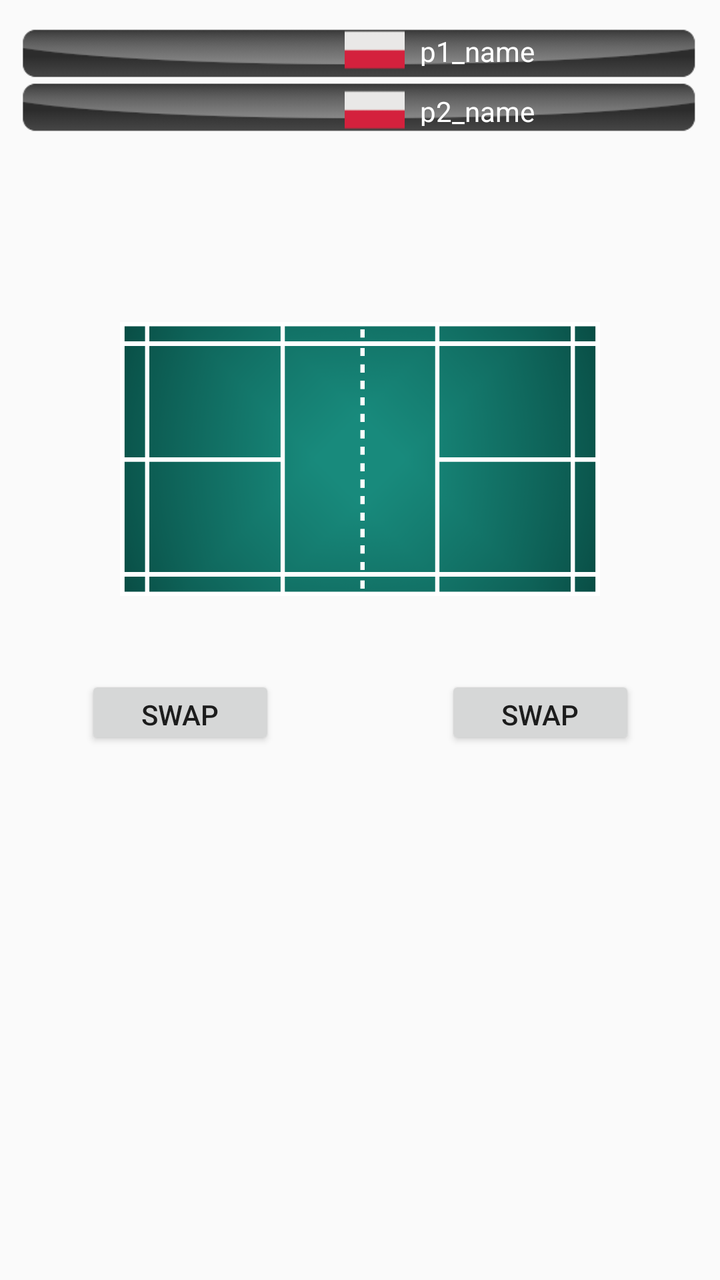
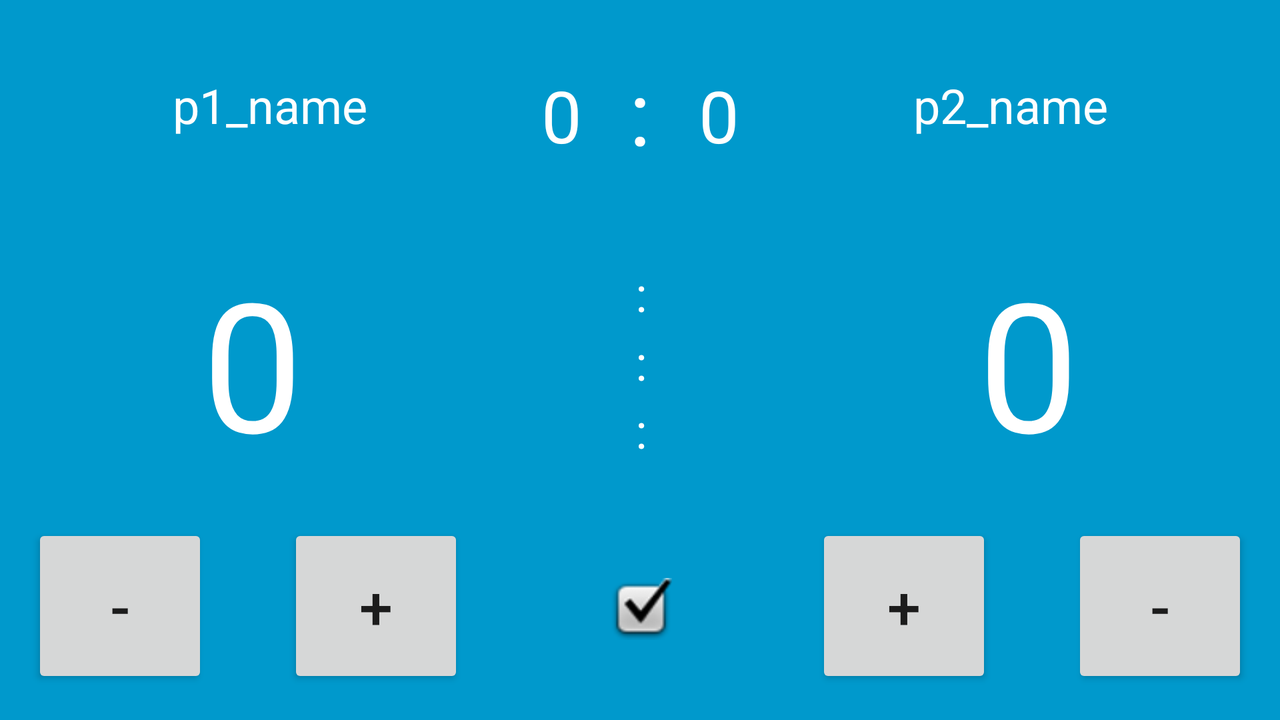

First picture: res/layout/ on a phone held upright. Second picture: the repository's own variant of that layout, on a device whose configuration matches the variant's folder. Source for both follows.
<!-- AndroidManifest.xml: activity theme Theme.AppCompat.DayNight.NoActionBar -->
<!-- res/layout/activity_live_score.xml -->
<?xml version="1.0" encoding="utf-8"?>
<android.support.constraint.ConstraintLayout xmlns:android="http://schemas.android.com/apk/res/android"
    xmlns:app="http://schemas.android.com/apk/res-auto"
    xmlns:tools="http://schemas.android.com/tools"
    android:layout_width="match_parent"
    android:layout_height="match_parent"
    android:background="@color/com_smart_login_code"
    tools:context=".LiveScore.LiveScoreActivity"
    tools:layout_editor_absoluteY="25dp">

    <ImageView
        android:id="@+id/scoreboard"
        android:layout_width="0dp"
        android:layout_height="65dp"
        android:layout_marginStart="8dp"
        android:layout_marginTop="8dp"
        android:layout_marginEnd="8dp"
        android:layout_marginBottom="8dp"
        app:layout_constraintBottom_toTopOf="@+id/court"
        app:layout_constraintEnd_toEndOf="parent"
        app:layout_constraintStart_toStartOf="parent"
        app:layout_constraintTop_toTopOf="parent"
        app:srcCompat="@drawable/scoreboard_shadows" />

    <ImageView
        android:id="@+id/court"
        android:layout_width="0dp"
        android:layout_height="299dp"
        android:layout_marginStart="60dp"
        android:layout_marginTop="80dp"
        android:layout_marginEnd="60dp"
        android:layout_marginBottom="8dp"
        app:layout_constraintBottom_toBottomOf="parent"
        app:layout_constraintEnd_toEndOf="parent"
        app:layout_constraintHorizontal_bias="0.0"
        app:layout_constraintStart_toStartOf="parent"
        app:layout_constraintTop_toTopOf="parent"
        app:layout_constraintVertical_bias="0.0"
        app:srcCompat="@drawable/court_shadow_middle" />

    <Button
        android:id="@+id/p1_inc_point_btn"
        android:layout_width="0dp"
        android:layout_height="0dp"
        android:layout_marginStart="8dp"
        android:layout_marginTop="75dp"
        android:layout_marginEnd="8dp"
        android:text="+"
        app:layout_constraintBottom_toTopOf="@+id/p1_dec_point_btn"
        app:layout_constraintEnd_toStartOf="@+id/p1_court_top"
        app:layout_constraintStart_toStartOf="parent"
        app:layout_constraintTop_toTopOf="parent"
        app:layout_constraintVertical_bias="0.0" />

    <Button
        android:id="@+id/p2_inc_point_btn"
        android:layout_width="0dp"
        android:layout_height="0dp"
        android:layout_marginStart="8dp"
        android:layout_marginTop="75dp"
        android:layout_marginEnd="8dp"
        android:text="+"
        app:layout_constraintBottom_toTopOf="@+id/p2_dec_point_btn"
        app:layout_constraintEnd_toEndOf="parent"
        app:layout_constraintHorizontal_bias="0.5"
        app:layout_constraintStart_toEndOf="@+id/p2_court_top"
        app:layout_constraintTop_toTopOf="parent"
        app:layout_constraintVertical_chainStyle="spread_inside" />

    <TextView
        android:id="@+id/p1_name"
        android:layout_width="218dp"
        android:layout_height="17dp"
        android:layout_marginStart="210dp"
        android:text="p1_name"
        android:textAlignment="viewStart"
        android:textColor="@color/colorPrimary"
        app:layout_constraintBaseline_toBaselineOf="@+id/p1_set1_points"
        app:layout_constraintStart_toStartOf="parent" />

    <TextView
        android:id="@+id/p2_name"
        android:layout_width="218dp"
        android:layout_height="17dp"
        android:layout_marginStart="210dp"
        android:text="p2_name"
        android:textAlignment="viewStart"
        android:textColor="@color/colorPrimary"
        app:layout_constraintBaseline_toBaselineOf="@+id/p2_set1_points"
        app:layout_constraintStart_toStartOf="parent" />

    <TextView
        android:id="@+id/p1_court_top"
        android:layout_width="180dp"
        android:layout_height="152dp"
        android:layout_marginStart="60dp"
        android:layout_marginTop="70dp"
        android:layout_marginEnd="60dp"
        android:layout_marginBottom="140dp"
        android:background="@color/colorAccent"
        android:gravity="center"
        android:text="p1_court_top"
        android:textAlignment="center"
        android:textColor="@color/colorPrimary"
        android:visibility="invisible"
        app:layout_constraintBottom_toBottomOf="parent"
        app:layout_constraintEnd_toStartOf="@+id/middle_guideline"
        app:layout_constraintHorizontal_bias="0.476"
        app:layout_constraintStart_toStartOf="parent"
        app:layout_constraintTop_toTopOf="parent"
        app:layout_constraintVertical_bias="0.4"
        tools:background="@color/colorAccent" />

    <TextView
        android:id="@+id/p2_court_top"
        android:layout_width="180dp"
        android:layout_height="152dp"
        android:layout_marginStart="75dp"
        android:layout_marginTop="80dp"
        android:layout_marginEnd="60dp"
        android:layout_marginBottom="140dp"
        android:background="@color/colorAccent"
        android:gravity="center"
        android:text="p2_court_top"
        android:textAlignment="center"
        android:textColor="@color/colorPrimary"
        android:visibility="invisible"
        app:layout_constraintBottom_toBottomOf="parent"
        app:layout_constraintEnd_toEndOf="parent"
        app:layout_constraintHorizontal_bias="0.269"
        app:layout_constraintStart_toStartOf="@+id/middle_guideline"
        app:layout_constraintTop_toTopOf="parent"
        app:layout_constraintVertical_bias="0.0" />

    <TextView
        android:id="@+id/p1_court_bot"
        android:layout_width="180dp"
        android:layout_height="152dp"
        android:layout_marginStart="8dp"
        android:layout_marginTop="250dp"
        android:layout_marginEnd="8dp"
        android:layout_marginBottom="8dp"
        android:background="@color/colorAccent"
        android:gravity="center"
        android:text="p1_court_down"
        android:textAlignment="center"
        android:textColor="@color/colorPrimary"
        android:visibility="invisible"
        app:layout_constraintBottom_toBottomOf="parent"
        app:layout_constraintEnd_toStartOf="@+id/middle_guideline"
        app:layout_constraintHorizontal_bias="0.493"
        app:layout_constraintStart_toStartOf="parent"
        app:layout_constraintTop_toTopOf="parent"
        app:layout_constraintVertical_bias="0.956" />

    <TextView
        android:id="@+id/p2_court_bot"
        android:layout_width="181dp"
        android:layout_height="152dp"
        android:layout_marginStart="8dp"
        android:layout_marginTop="250dp"
        android:layout_marginEnd="8dp"
        android:layout_marginBottom="8dp"
        android:background="@color/colorAccent"
        android:gravity="center"
        android:text="p2_court_down"
        android:textAlignment="center"
        android:textColor="@color/colorPrimary"
        android:visibility="invisible"
        app:layout_constraintBottom_toBottomOf="parent"
        app:layout_constraintEnd_toEndOf="parent"
        app:layout_constraintHorizontal_bias="0.51"
        app:layout_constraintStart_toStartOf="@+id/middle_guideline"
        app:layout_constraintTop_toTopOf="parent"
        app:layout_constraintVertical_bias="0.95" />

    <TextView
        android:id="@+id/p1_set1_points"
        android:layout_width="23dp"
        android:layout_height="26dp"
        android:layout_marginTop="11dp"
        android:gravity="center_vertical|center_horizontal|center"
        android:textAlignment="center"
        android:textColor="@color/colorPrimary"
        android:textSize="18sp"
        app:layout_constraintEnd_toStartOf="@+id/p1_set2_points"
        app:layout_constraintHorizontal_bias="0.5"
        app:layout_constraintHorizontal_chainStyle="packed"
        app:layout_constraintStart_toEndOf="@+id/p1_name"
        app:layout_constraintTop_toTopOf="parent" />

    <TextView
        android:id="@+id/p1_set2_points"
        android:layout_width="23dp"
        android:layout_height="26dp"
        android:layout_marginStart="5dp"
        android:layout_marginTop="11dp"
        android:gravity="center_vertical|center_horizontal|center"
        android:textAlignment="center"
        android:textColor="@color/colorPrimary"
        android:textSize="18sp"
        app:layout_constraintEnd_toStartOf="@+id/p1_set3_points"
        app:layout_constraintHorizontal_bias="0.5"
        app:layout_constraintStart_toEndOf="@+id/p1_set1_points"
        app:layout_constraintTop_toTopOf="parent" />

    <TextView
        android:id="@+id/p1_set3_points"
        android:layout_width="23dp"
        android:layout_height="26dp"
        android:layout_marginStart="5dp"
        android:layout_marginTop="11dp"
        android:layout_marginEnd="320dp"
        android:gravity="center_vertical|center_horizontal|center"
        android:textAlignment="center"
        android:textColor="@color/colorPrimary"
        android:textSize="18sp"
        app:layout_constraintEnd_toEndOf="parent"
        app:layout_constraintEnd_toStartOf="@+id/scoreboard"
        app:layout_constraintHorizontal_bias="0.5"
        app:layout_constraintStart_toEndOf="@+id/p1_set2_points"
        app:layout_constraintTop_toTopOf="parent" />

    <TextView
        android:id="@+id/p2_set3_points"
        android:layout_width="23dp"
        android:layout_height="26dp"
        android:layout_marginStart="5dp"
        android:layout_marginTop="4dp"
        android:layout_marginEnd="320dp"
        android:gravity="center_vertical|center_horizontal|center"
        android:textAlignment="center"
        android:textColor="@color/colorPrimary"
        android:textSize="18sp"
        app:layout_constraintEnd_toEndOf="parent"
        app:layout_constraintEnd_toStartOf="@+id/scoreboard"
        app:layout_constraintHorizontal_bias="0.5"
        app:layout_constraintStart_toEndOf="@+id/p2_set2_points"
        app:layout_constraintTop_toBottomOf="@+id/p1_set3_points" />

    <TextView
        android:id="@+id/p2_set1_points"
        android:layout_width="23dp"
        android:layout_height="26dp"
        android:layout_marginTop="4dp"
        android:gravity="center_vertical|center_horizontal|center"
        android:textAlignment="center"
        android:textColor="@color/colorPrimary"
        android:textSize="18sp"
        app:layout_constraintEnd_toStartOf="@+id/p2_set2_points"
        app:layout_constraintHorizontal_bias="0.5"
        app:layout_constraintHorizontal_chainStyle="packed"
        app:layout_constraintStart_toEndOf="@+id/p2_name"
        app:layout_constraintTop_toBottomOf="@+id/p1_set1_points" />

    <TextView
        android:id="@+id/p2_set2_points"
        android:layout_width="23dp"
        android:layout_height="26dp"
        android:layout_marginStart="5dp"
        android:layout_marginTop="4dp"
        android:gravity="center_vertical|center_horizontal|center"
        android:textAlignment="center"
        android:textColor="@color/colorPrimary"
        android:textSize="18sp"
        app:layout_constraintEnd_toStartOf="@+id/p2_set3_points"
        app:layout_constraintHorizontal_bias="0.5"
        app:layout_constraintStart_toEndOf="@+id/p2_set1_points"
        app:layout_constraintTop_toBottomOf="@+id/p1_set2_points" />

    <ImageView
        android:id="@+id/p1_flag"
        android:layout_width="31dp"
        android:layout_height="30dp"
        android:layout_marginStart="164dp"
        android:layout_marginTop="10dp"
        app:layout_constraintEnd_toStartOf="@+id/p1_name"
        app:layout_constraintStart_toStartOf="parent"
        app:layout_constraintTop_toTopOf="parent"
        app:srcCompat="@drawable/flag" />

    <ImageView
        android:id="@+id/p2_flag"
        android:layout_width="31dp"
        android:layout_height="30dp"
        android:layout_marginStart="164dp"
        app:layout_constraintEnd_toStartOf="@+id/p2_name"
        app:layout_constraintStart_toStartOf="parent"
        app:layout_constraintTop_toBottomOf="@+id/p1_flag"
        app:srcCompat="@drawable/flag" />

    <Button
        android:id="@+id/p1_dec_point_btn"
        android:layout_width="0dp"
        android:layout_height="0dp"
        android:layout_marginStart="8dp"
        android:layout_marginEnd="8dp"
        android:layout_marginBottom="3dp"
        android:text="-"
        app:layout_constraintBottom_toBottomOf="parent"
        app:layout_constraintEnd_toStartOf="@+id/p1_court_bot"
        app:layout_constraintHorizontal_bias="0.5"
        app:layout_constraintStart_toStartOf="parent"
        app:layout_constraintTop_toBottomOf="@+id/p1_inc_point_btn" />

    <Button
        android:id="@+id/p2_dec_point_btn"
        android:layout_width="0dp"
        android:layout_height="0dp"
        android:layout_marginStart="8dp"
        android:layout_marginEnd="8dp"
        android:layout_marginBottom="3dp"
        android:text="-"
        app:layout_constraintBottom_toBottomOf="parent"
        app:layout_constraintEnd_toEndOf="parent"
        app:layout_constraintStart_toEndOf="@+id/p2_court_bot"
        app:layout_constraintTop_toBottomOf="@+id/p2_inc_point_btn" />

    <android.support.constraint.Guideline
        android:id="@+id/middle_guideline"
        android:layout_width="wrap_content"
        android:layout_height="wrap_content"
        android:orientation="vertical"
        app:layout_constraintGuide_percent="0.5" />

    <TextView
        android:id="@+id/p1_points"
        android:layout_width="46dp"
        android:layout_height="51dp"
        android:layout_marginStart="270dp"
        android:layout_marginTop="80dp"
        android:layout_marginEnd="8dp"
        android:layout_marginBottom="8dp"
        android:text="0"
        android:textAlignment="center"
        android:textColor="@color/colorPrimary"
        android:textSize="36sp"
        android:textStyle="bold"
        app:layout_constraintBottom_toBottomOf="parent"
        app:layout_constraintEnd_toStartOf="@+id/middle_guideline"
        app:layout_constraintStart_toStartOf="parent"
        app:layout_constraintTop_toTopOf="parent" />

    <TextView
        android:id="@+id/p2_points"
        android:layout_width="46dp"
        android:layout_height="51dp"
        android:layout_marginStart="8dp"
        android:layout_marginTop="80dp"
        android:layout_marginEnd="270dp"
        android:layout_marginBottom="8dp"
        android:text="0"
        android:textAlignment="center"
        android:textColor="@color/colorPrimary"
        android:textSize="36sp"
        android:textStyle="bold"
        app:layout_constraintBottom_toBottomOf="parent"
        app:layout_constraintEnd_toEndOf="parent"
        app:layout_constraintStart_toStartOf="@+id/middle_guideline"
        app:layout_constraintTop_toTopOf="parent" />

    <Button
        android:id="@+id/p1_swap_btn"
        android:layout_width="95dp"
        android:layout_height="37dp"
        android:layout_marginStart="8dp"
        android:layout_marginTop="80dp"
        android:layout_marginEnd="8dp"
        android:layout_marginBottom="8dp"
        android:text="SWAP"
        app:layout_constraintBottom_toBottomOf="parent"
        app:layout_constraintEnd_toStartOf="@+id/middle_guideline"
        app:layout_constraintStart_toStartOf="parent"
        app:layout_constraintTop_toTopOf="parent" />

    <Button
        android:id="@+id/p2_swap_btn"
        android:layout_width="95dp"
        android:layout_height="37dp"
        android:layout_marginStart="8dp"
        android:layout_marginTop="80dp"
        android:layout_marginEnd="8dp"
        android:layout_marginBottom="8dp"
        android:text="SWAP"
        app:layout_constraintBottom_toBottomOf="parent"
        app:layout_constraintEnd_toEndOf="parent"
        app:layout_constraintStart_toStartOf="@+id/middle_guideline"
        app:layout_constraintTop_toTopOf="parent" />

    <ProgressBar
        android:id="@+id/progressBar"
        style="?android:attr/progressBarStyle"
        android:layout_width="687dp"
        android:layout_height="396dp"
        android:background="@color/black_overlay"
        android:visibility="invisible"
        app:layout_constraintEnd_toEndOf="parent"
        app:layout_constraintHorizontal_bias="0.5"
        app:layout_constraintStart_toStartOf="parent"
        tools:layout_editor_absoluteY="-4dp" />

</android.support.constraint.ConstraintLayout>
<!-- resources referenced by this layout -->
<resources>
  <color name="black_overlay">#B7000000</color>
  <color name="colorAccent">#00897B</color>
  <color name="colorPrimary">#FFFFFF</color>
  <!-- drawable court_shadow_middle: png bitmap (drawable, 239476 bytes) -->
  <!-- drawable flag: png bitmap (drawable, 252 bytes) -->
  <!-- drawable scoreboard_shadows: png bitmap (drawable, 12836 bytes) -->
</resources>
<!-- res/layout-land/activity_live_score.xml (the author's variant of the layout above) -->
<!-- drawn on the phone turned sideways -->
<?xml version="1.0" encoding="utf-8"?>
<FrameLayout xmlns:android="http://schemas.android.com/apk/res/android"
    xmlns:app="http://schemas.android.com/apk/res-auto"
    xmlns:tools="http://schemas.android.com/tools"
    android:layout_width="match_parent"
    android:layout_height="match_parent"
    android:background="#0099cc"
    tools:context=".LiveScoreActivity">

    

    

    <android.support.constraint.ConstraintLayout
        android:layout_width="match_parent"
        android:layout_height="match_parent">

        <TextView
            android:id="@+id/textView5"
            android:layout_width="wrap_content"
            android:layout_height="105dp"
            android:layout_marginStart="8dp"
            android:layout_marginLeft="8dp"
            android:layout_marginTop="25dp"
            android:layout_marginEnd="8dp"
            android:layout_marginRight="8dp"
            android:text=":"
            android:textColor="@color/colorPrimary"
            android:textSize="45sp"
            app:layout_constraintBottom_toTopOf="@+id/textView13"
            app:layout_constraintEnd_toEndOf="parent"
            app:layout_constraintStart_toStartOf="parent"
            app:layout_constraintTop_toTopOf="parent" />

        <TextView
            android:id="@+id/textView13"
            android:layout_width="5dp"
            android:layout_height="34dp"
            android:text=":"
            android:textColor="@color/colorPrimary"
            android:textSize="24sp"
            app:layout_constraintBottom_toTopOf="@+id/textView11"
            app:layout_constraintEnd_toEndOf="parent"
            app:layout_constraintStart_toStartOf="parent"
            app:layout_constraintTop_toBottomOf="@+id/textView5" />

        <TextView
            android:id="@+id/textView11"
            android:layout_width="5dp"
            android:layout_height="34dp"
            android:layout_marginStart="8dp"
            android:layout_marginLeft="8dp"
            android:layout_marginEnd="8dp"
            android:layout_marginRight="8dp"
            android:text=":"
            android:textColor="@color/colorPrimary"
            android:textSize="24sp"
            app:layout_constraintBottom_toTopOf="@+id/textView12"
            app:layout_constraintEnd_toEndOf="parent"
            app:layout_constraintStart_toStartOf="parent"
            app:layout_constraintTop_toBottomOf="@+id/textView13" />

        <TextView
            android:id="@+id/textView12"
            android:layout_width="5dp"
            android:layout_height="34dp"
            android:layout_marginBottom="56dp"
            android:text=":"
            android:textColor="@color/colorPrimary"
            android:textSize="24sp"
            app:layout_constraintBottom_toTopOf="@+id/imageView2"
            app:layout_constraintEnd_toEndOf="parent"
            app:layout_constraintStart_toStartOf="parent"
            app:layout_constraintTop_toBottomOf="@+id/textView11" />

        <TextView
            android:id="@+id/p1_points"
            android:layout_width="144dp"
            android:layout_height="116dp"
            android:layout_marginStart="54dp"
            android:layout_marginLeft="54dp"
            android:layout_marginTop="13dp"
            android:layout_marginBottom="13dp"
            android:clickable="false"
            android:gravity="center"
            android:text="0"
            android:textColor="@color/colorPrimary"
            android:textSize="90sp"
            app:layout_constraintBottom_toTopOf="@+id/p1_inc_point_btn"
            app:layout_constraintStart_toStartOf="parent"
            app:layout_constraintTop_toBottomOf="@+id/p1_name" />

        <TextView
            android:id="@+id/p2_points"
            android:layout_width="144dp"
            android:layout_height="116dp"
            android:layout_marginTop="13dp"
            android:layout_marginEnd="54dp"
            android:layout_marginRight="54dp"
            android:layout_marginBottom="13dp"
            android:clickable="false"
            android:gravity="center"
            android:text="0"
            android:textColor="@color/colorPrimary"
            android:textSize="90sp"
            app:layout_constraintBottom_toTopOf="@+id/p2_inc_point_btn"
            app:layout_constraintEnd_toEndOf="parent"
            app:layout_constraintTop_toBottomOf="@+id/p2_name" />

        <TextView
            android:id="@+id/p1_name"
            android:layout_width="220dp"
            android:layout_height="55dp"
            android:layout_marginStart="13dp"
            android:layout_marginLeft="13dp"
            android:layout_marginTop="13dp"
            android:layout_marginEnd="5dp"
            android:layout_marginRight="5dp"
            android:layout_marginBottom="16dp"
            android:gravity="center"
            android:text="p1_name"
            android:textColor="@color/colorPrimary"
            android:textSize="24sp"
            app:layout_constraintBottom_toTopOf="@+id/p1_points"
            app:layout_constraintEnd_toStartOf="@+id/p1_set_bilans"
            app:layout_constraintStart_toStartOf="parent"
            app:layout_constraintTop_toTopOf="parent" />

        <TextView
            android:id="@+id/p2_name"
            android:layout_width="220dp"
            android:layout_height="55dp"
            android:layout_marginStart="5dp"
            android:layout_marginLeft="5dp"
            android:layout_marginTop="13dp"
            android:layout_marginEnd="13dp"
            android:layout_marginRight="13dp"
            android:layout_marginBottom="16dp"
            android:gravity="center"
            android:text="p2_name"
            android:textColor="@color/colorPrimary"
            android:textSize="24sp"
            app:layout_constraintBottom_toTopOf="@+id/p2_points"
            app:layout_constraintEnd_toEndOf="parent"
            app:layout_constraintStart_toEndOf="@+id/p2_set_bilans"
            app:layout_constraintTop_toTopOf="parent" />

        <Button
            android:id="@+id/p1_inc_point_btn"
            android:layout_width="wrap_content"
            android:layout_height="82dp"
            android:layout_marginStart="40dp"
            android:layout_marginLeft="40dp"
            android:layout_marginBottom="16dp"
            android:text="+"
            android:textSize="30sp"
            app:layout_constraintBottom_toBottomOf="parent"
            app:layout_constraintStart_toEndOf="@+id/p1_dec_point_btn" />

        <Button
            android:id="@+id/p2_inc_point_btn"
            android:layout_width="wrap_content"
            android:layout_height="82dp"
            android:layout_marginEnd="40dp"
            android:layout_marginRight="40dp"
            android:layout_marginBottom="16dp"
            android:text="+"
            android:textSize="30sp"
            app:layout_constraintBottom_toBottomOf="parent"
            app:layout_constraintEnd_toStartOf="@+id/p2_dec_point_btn" />

        <Button
            android:id="@+id/p1_dec_point_btn"
            android:layout_width="wrap_content"
            android:layout_height="82dp"
            android:layout_marginStart="16dp"
            android:layout_marginLeft="16dp"
            android:layout_marginBottom="16dp"
            android:text="-"
            android:textSize="30sp"
            app:layout_constraintBottom_toBottomOf="parent"
            app:layout_constraintStart_toStartOf="parent" />

        <Button
            android:id="@+id/p2_dec_point_btn"
            android:layout_width="wrap_content"
            android:layout_height="82dp"
            android:layout_marginEnd="16dp"
            android:layout_marginRight="16dp"
            android:layout_marginBottom="16dp"
            android:text="-"
            android:textSize="30sp"
            app:layout_constraintBottom_toBottomOf="parent"
            app:layout_constraintEnd_toEndOf="parent" />

        <TextView
            android:id="@+id/p1_set1_points"
            android:layout_width="30dp"
            android:layout_height="34dp"
            android:layout_marginStart="50dp"
            android:layout_marginLeft="50dp"
            android:layout_marginEnd="13dp"
            android:layout_marginRight="13dp"
            android:gravity="center"
            android:textColor="@color/colorPrimary"
            android:textSize="24sp"
            android:textStyle="bold"
            app:layout_constraintBottom_toTopOf="@+id/p1_set2_points"
            app:layout_constraintEnd_toStartOf="@+id/textView5"
            app:layout_constraintStart_toEndOf="@+id/p1_points"
            app:layout_constraintTop_toBottomOf="@+id/p1_set_bilans" />

        <TextView
            android:id="@+id/p1_set2_points"
            android:layout_width="30dp"
            android:layout_height="34dp"
            android:layout_marginStart="50dp"
            android:layout_marginLeft="50dp"
            android:layout_marginEnd="13dp"
            android:layout_marginRight="13dp"
            android:gravity="center"
            android:textColor="@color/colorPrimary"
            android:textSize="24sp"
            android:textStyle="bold"
            app:layout_constraintBottom_toTopOf="@+id/p1_set3_points"
            app:layout_constraintEnd_toStartOf="@+id/textView5"
            app:layout_constraintStart_toEndOf="@+id/p1_points"
            app:layout_constraintTop_toBottomOf="@+id/p1_set1_points" />

        <TextView
            android:id="@+id/p2_set2_points"
            android:layout_width="30dp"
            android:layout_height="34dp"
            android:layout_marginStart="11dp"
            android:layout_marginLeft="11dp"
            android:layout_marginEnd="51dp"
            android:layout_marginRight="51dp"
            android:gravity="center"
            android:textColor="@color/colorPrimary"
            android:textSize="24sp"
            android:textStyle="bold"
            app:layout_constraintBottom_toTopOf="@+id/p2_set3_points"
            app:layout_constraintEnd_toStartOf="@+id/p2_points"
            app:layout_constraintStart_toEndOf="@+id/textView5"
            app:layout_constraintTop_toBottomOf="@+id/p2_set1_points" />

        <TextView
            android:id="@+id/p2_set1_points"
            android:layout_width="30dp"
            android:layout_height="34dp"
            android:layout_marginStart="11dp"
            android:layout_marginLeft="11dp"
            android:layout_marginEnd="51dp"
            android:layout_marginRight="51dp"
            android:gravity="center"
            android:textColor="@color/colorPrimary"
            android:textSize="24sp"
            android:textStyle="bold"
            app:layout_constraintBottom_toTopOf="@+id/p1_set2_points"
            app:layout_constraintEnd_toStartOf="@+id/p2_points"
            app:layout_constraintStart_toEndOf="@+id/textView5"
            app:layout_constraintTop_toBottomOf="@+id/p2_set_bilans" />

        <TextView
            android:id="@+id/p2_set3_points"
            android:layout_width="30dp"
            android:layout_height="34dp"
            android:layout_marginStart="11dp"
            android:layout_marginLeft="11dp"
            android:layout_marginEnd="51dp"
            android:layout_marginRight="51dp"
            android:layout_marginBottom="130dp"
            android:gravity="center"
            android:textColor="@color/colorPrimary"
            android:textSize="24sp"
            android:textStyle="bold"
            app:layout_constraintBottom_toBottomOf="parent"
            app:layout_constraintEnd_toStartOf="@+id/p2_points"
            app:layout_constraintStart_toEndOf="@+id/textView5"
            app:layout_constraintTop_toBottomOf="@+id/p1_set2_points" />

        <TextView
            android:id="@+id/p1_set3_points"
            android:layout_width="30dp"
            android:layout_height="34dp"
            android:layout_marginStart="50dp"
            android:layout_marginLeft="50dp"
            android:layout_marginEnd="13dp"
            android:layout_marginRight="13dp"
            android:layout_marginBottom="130dp"
            android:gravity="center"
            android:textColor="@color/colorPrimary"
            android:textSize="24sp"
            android:textStyle="bold"
            app:layout_constraintBottom_toBottomOf="parent"
            app:layout_constraintEnd_toStartOf="@+id/textView5"
            app:layout_constraintStart_toEndOf="@+id/p1_points"
            app:layout_constraintTop_toBottomOf="@+id/p1_set2_points" />

        <TextView
            android:id="@+id/p1_set_bilans"
            android:layout_width="28dp"
            android:layout_height="55dp"
            android:layout_marginStart="5dp"
            android:layout_marginLeft="5dp"
            android:layout_marginTop="30dp"
            android:layout_marginEnd="8dp"
            android:layout_marginRight="8dp"
            android:layout_marginBottom="46dp"
            android:gravity="center"
            android:text="0"
            android:textColor="@color/colorPrimary"
            android:textSize="36sp"
            app:layout_constraintBottom_toTopOf="@+id/p1_set1_points"
            app:layout_constraintEnd_toStartOf="@+id/textView5"
            app:layout_constraintStart_toEndOf="@+id/p1_name"
            app:layout_constraintTop_toTopOf="parent" />

        <TextView
            android:id="@+id/p2_set_bilans"
            android:layout_width="28dp"
            android:layout_height="55dp"
            android:layout_marginStart="8dp"
            android:layout_marginLeft="8dp"
            android:layout_marginTop="30dp"
            android:layout_marginEnd="5dp"
            android:layout_marginRight="5dp"
            android:layout_marginBottom="46dp"
            android:gravity="center"
            android:text="0"
            android:textColor="@color/colorPrimary"
            android:textSize="36sp"
            app:layout_constraintBottom_toTopOf="@+id/p2_set1_points"
            app:layout_constraintEnd_toStartOf="@+id/p2_name"
            app:layout_constraintStart_toEndOf="@+id/textView5"
            app:layout_constraintTop_toTopOf="parent" />

        <ImageView
            android:id="@+id/imageView2"
            android:layout_width="33dp"
            android:layout_height="31dp"
            android:layout_marginStart="48dp"
            android:layout_marginLeft="48dp"
            android:layout_marginEnd="47dp"
            android:layout_marginRight="47dp"
            android:layout_marginBottom="40dp"
            app:layout_constraintBottom_toBottomOf="parent"
            app:layout_constraintEnd_toStartOf="@+id/p2_inc_point_btn"
            app:layout_constraintStart_toEndOf="@+id/p1_inc_point_btn"
            app:srcCompat="@android:drawable/checkbox_on_background" />

    </android.support.constraint.ConstraintLayout>
</FrameLayout>
<!-- resources referenced by the variant -->
<!-- as the phone turned sideways resolves them -->
<resources>
  <color name="colorPrimary">#FFFFFF</color>
</resources>
